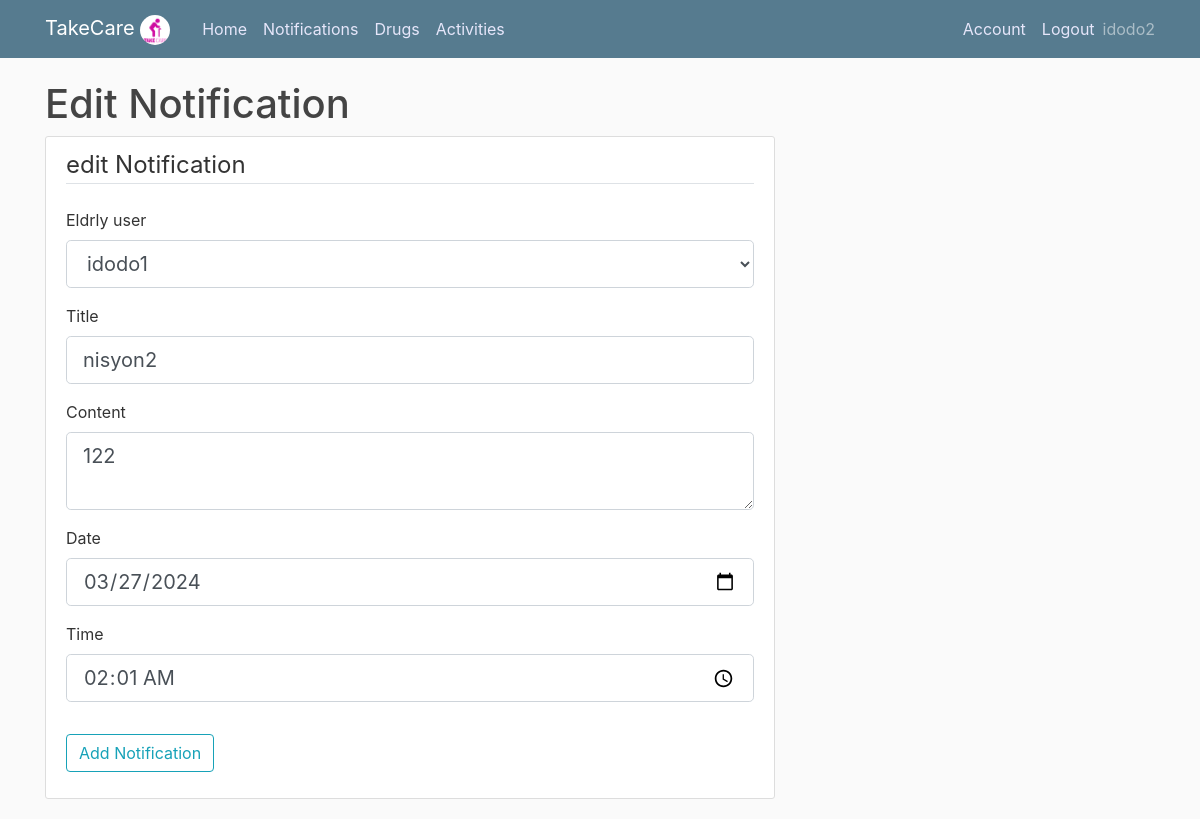
The page /edit_notification/6 (signed in) on the database as committed earlier.
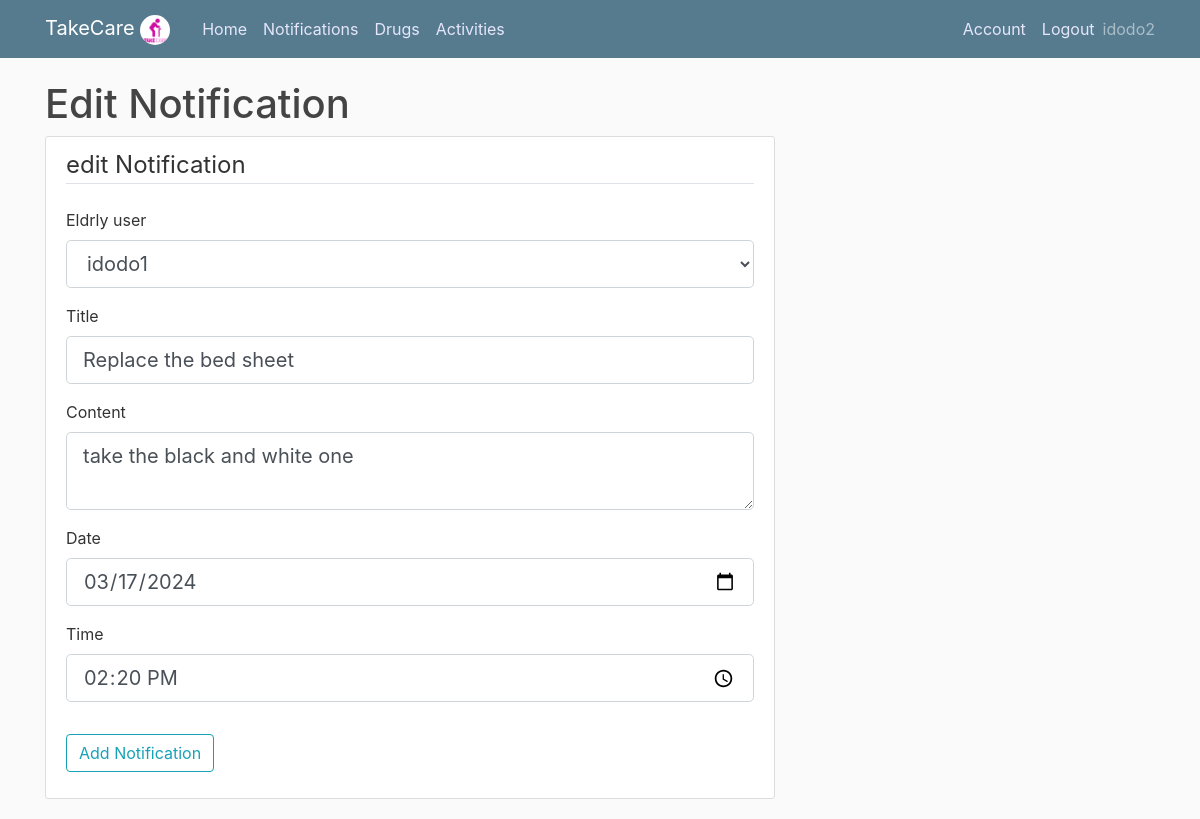
The same page on the database as committed later.
### app/models.py (models this page shows, shortened)
class Notification(db.Model):
    id = db.Column(db.Integer, primary_key=True)
    title = db.Column(db.String(150),nullable=False)
    content = db.Column(db.Text,nullable=False)
    date = db.Column(db.Date,nullable=False)
    time = db.Column(db.Time,nullable=False)
    took = db.Column(db.Boolean, nullable=False)
    user_id = db.Column(db.Integer, db.ForeignKey('user.id'), nullable=False)
    elderly_user_id = db.Column(db.Integer, db.ForeignKey('elderlyuser.id'), nullable=False)

### app/routes.py (the view)
@app.route("/edit_notification/<int:notification_id>",methods=['GET','POST'])
@login_required
def edit_notification(notification_id):
    eldelys = Elderlyuser.query.filter_by(user_id=current_user.id)
    eldelys_list = [(i.id, i.username) for i in eldelys]
    form = AddNotificationForm()
    form.eldrly.choices = eldelys_list
    notification = Notification.query.get_or_404(notification_id)
    if notification.user_id != current_user.id:
        abort(403)
    if form.validate_on_submit():
        notification.title = form.title.data
        notification.content = form.content.data
        notification.date = form.date.data
        notification.time = form.time.data
        notification.elderly_user_id = form.eldrly.data
        db.session.commit()
        flash('Your Notification has been Updated !','success')
        return redirect(url_for('notification'))
    elif request.method == 'GET':
        form.title.data = notification.title
        form.content.data = notification.content
        form.date.data = notification.date
        form.time.data = notification.time
        form.eldrly.data = notification.elderly_user_id
    return render_template("edit_notification.html", title="edit Notification", notification=notification, form=form,eldelys_list=eldelys_list)

### app/forms.py (shortened to what this page needs)
class AddNotificationForm(FlaskForm):
    eldrly = SelectField('Eldrly user',coerce=str, validators=[DataRequired()])
    title = StringField('Title',validators=[DataRequired()])
    content = TextAreaField('Content',validators=[DataRequired()])
    date = DateField('Date',validators=[DataRequired()])
    time = TimeField('Time',validators=[DataRequired()])
    submit = SubmitField('Add Notification')

### app/models.py (called while the page is built)
@login_manager.user_loader
def load_user(user_id):
    return User.query.get(int(user_id))

### app/templates/edit_notification.html (shortened to what this page needs)
{% extends "layout.html" %}
{% block content %}
    <h1>Edit Notification</h1>
        <div class="content-section">
            <form method="post" action="">
                <fieldset class="form-group">
                    <legend class="border-bottom mb-4"> edit Notification</legend>
                    <div class="form-group">
                        {{ form.eldrly.label(class="form-control-label") }}
                        {{ form.eldrly(class="form-control form-control-lg") }}
                    </div>
                    <div class="form-group">
                        {{ form.title.label(class="form-control-label") }}
                        {% if form.title.errors %}
                            {{ form.title(class="form-control form-control-lg is-invalid")}}
                            <div class="is-invalid">
                                {% for error in form.title.errors %}
                                    <span>{{ error }}</span>
                                {% endfor %}
                            </div>
                        {% else %}
                            {{ form.title(class="form-control form-control-lg") }}
                        {% endif %}
                    </div>
                    <div class="form-group">
                    {{ form.content.label(class="form-control-label") }}
                        {% if form.content.errors %}
                            {{ form.content(class="form-control form-control-lg is-invalid")}}
                            <div class="is-invalid">
                                {% for error in form.content.errors %}
                                    <span>{{ error }}</span>
                                {% endfor %}
                            </div>
                        {% else %}
                            {{ form.content(class="form-control form-control-lg") }}
                        {% endif %}
                    </div>
                    <div class="form-group">
                    {{ form.date.label(class="form-control-label") }}
                        {% if form.date.errors %}
                            {{ form.date(class="form-control form-control-lg is-invalid")}}
                            <div class="is-invalid">
                                {% for error in form.date.errors %}
                                    <span>{{ error }}</span>
                                {% endfor %}
                            </div>
                        {% else %}
                            {{ form.date(class="form-control form-control-lg") }}
                        {% endif %}
                    </div>
                    <div class="form-group">
                        {{ form.time.label(class="form-control-label") }}
                            {% if form.time.errors %}
                                {{ form.time(class="form-control form-control-lg is-invalid")}}
                                <div class="is-invalid">
                                    {% for error in form.time.errors %}
                                        <span>{{ error }}</span>
                                    {% endfor %}
                                </div>
                            {% else %}
                                {{ form.time(class="form-control form-control-lg") }}
                            {% endif %}
                        </div>
                </fieldset>
                <div class="form-group">
                    {{ form.submit(class="btn btn-outline-info") }}
                </div>
            </form>
        </div>
    {% endblock content %}

Rows that differ between the two databases and show on the page:
changed Notification: title "nisyon2" → "Replace the bed sheet"; content "122" → "take the black and white one"; date "03/27/2024" → "03/17/2024"; time "02:01" → "14:20"
